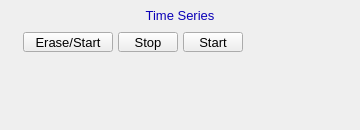
    <widget class="PyDMFrame" name="composite">
      <property name="geometry">
        <rect>
          <x>285</x>
          <y>275</y>
          <width>360</width>
          <height>130</height>
        </rect>
      </property>
      <widget class="PyDMDrawingRectangle" name="rectangle_2">
        <property name="geometry">
          <rect>
            <x>120</x>
            <y>5</y>
            <width>120</width>
            <height>21</height>
          </rect>
        </property>
        <property name="brush" stdset="0">
          <brush brushstyle="SolidPattern">
            <color alpha="255">
              <red>218</red>
              <green>218</green>
              <blue>218</blue>
            </color>
          </brush>
        </property>
        <property name="penStyle" stdset="0">
          <enum>Qt::SolidLine</enum>
        </property>
        <property name="penColor" stdset="0">
          <color>
            <red>218</red>
            <green>218</green>
            <blue>218</blue>
          </color>
        </property>
        <property name="penWidth" stdset="0">
          <double>0</double>
        </property>
        <property name="penCapStyle" stdset="0">
          <enum>Qt::FlatCap</enum>
        </property>
        <property name="toolTip">
          <string>rectangle_2</string>
        </property>
      </widget>
      <widget class="PyDMDrawingRectangle" name="rectangle_3">
        <property name="geometry">
          <rect>
            <x>0</x>
            <y>0</y>
            <width>360</width>
            <height>130</height>
          </rect>
        </property>
        <property name="brush" stdset="0">
          <brush brushstyle="NoBrush">
            <color alpha="255">
              <red>0</red>
              <green>0</green>
              <blue>0</blue>
            </color>
          </brush>
        </property>
        <property name="penStyle" stdset="0">
          <enum>Qt::SolidLine</enum>
        </property>
        <property name="penColor" stdset="0">
          <color>
            <red>0</red>
            <green>0</green>
            <blue>0</blue>
          </color>
        </property>
        <property name="penWidth" stdset="0">
          <double>1</double>
        </property>
        <property name="penCapStyle" stdset="0">
          <enum>Qt::FlatCap</enum>
        </property>
        <property name="toolTip">
          <string>rectangle_3</string>
        </property>
      </widget>
      <widget class="QLabel" name="text_1">
        <property name="geometry">
          <rect>
            <x>125</x>
            <y>5</y>
            <width>110</width>
            <height>20</height>
          </rect>
        </property>
        <property name="text">
          <string>Time Series</string>
        </property>
        <property name="font" stdset="0">
          <font>
            <pointsize>10</pointsize>
          </font>
        </property>
        <property name="brush" stdset="0">
          <brush brushstyle="SolidPattern">
            <color alpha="255">
              <red>10</red>
              <green>0</green>
              <blue>184</blue>
            </color>
          </brush>
        </property>
        <property name="toolTip">
          <string>text_1</string>
        </property>
        <property name="alignment">
          <set>Qt::AlignCenter</set>
        </property>
        <property name="styleSheet">
          <string notr="true">QLabel#text_1 {
  color: rgb(10, 0, 184);
  }</string>
        </property>
      </widget>
      <widget class="PyDMFrame" name="composite_1">
        <property name="geometry">
          <rect>
            <x>61</x>
            <y>82</y>
            <width>225</width>
            <height>20</height>
          </rect>
        </property>
        <widget class="QLabel" name="text_2">
          <property name="geometry">
            <rect>
              <x>285</x>
              <y>275</y>
              <width>130</width>
              <height>20</height>
            </rect>
          </property>
          <property name="text">
            <string>Current point</string>
          </property>
          <property name="font" stdset="0">
            <font>
              <pointsize>10</pointsize>
            </font>
          </property>
          <property name="brush" stdset="0">
            <brush brushstyle="SolidPattern">
              <color alpha="255">
                <red>0</red>
                <green>0</green>
                <blue>0</blue>
              </color>
            </brush>
          </property>
          <property name="toolTip">
            <string>text_2</string>
          </property>
          <property name="alignment">
            <set>Qt::AlignRight|Qt::AlignTrailing|Qt::AlignVCenter</set>
          </property>
          <property name="styleSheet">
            <string notr="true">QLabel#text_2 {
  color: rgb(0, 0, 0);
  }</string>
          </property>
        </widget>
        <widget class="PyDMLabel" name="text_update">
          <property name="geometry">
            <rect>
              <x>420</x>
              <y>276</y>
              <width>90</width>
              <height>18</height>
            </rect>
          </property>
          <property name="toolTip">
            <string>PV: ${prefix}TSCurrentPoint</string>
          </property>
          <property name="channel" stdset="0">
            <string>ca://${prefix}TSCurrentPoint</string>
          </property>
          <property name="font" stdset="0">
            <font>
              <pointsize>10</pointsize>
            </font>
          </property>
          <property name="alignment">
            <set>Qt::AlignLeading|Qt::AlignLeft|Qt::AlignVCenter</set>
          </property>
          <property name="textInteractionFlags">
            <set>Qt::TextSelectableByKeyboard|Qt::TextSelectableByMouse</set>
          </property>
          <property name="styleSheet">
            <string notr="true">PyDMLabel#text_update {
  color: rgb(10, 0, 184);
  background-color: rgb(187, 187, 187);
  }</string>
          </property>
        </widget>
      </widget>
      <widget class="PyDMFrame" name="composite_2">
        <property name="geometry">
          <rect>
            <x>101</x>
            <y>107</y>
            <width>240</width>
            <height>20</height>
          </rect>
        </property>
        <widget class="PyDMEnumComboBox" name="menu">
          <property name="geometry">
            <rect>
              <x>380</x>
              <y>276</y>
              <width>80</width>
              <height>18</height>
            </rect>
          </property>
          <property name="toolTip">
            <string>${prefix}TSRead.SCAN</string>
          </property>
          <property name="channel" stdset="0">
            <string>ca://${prefix}TSRead.SCAN</string>
          </property>
          <property name="font" stdset="0">
            <font>
              <pointsize>10</pointsize>
            </font>
          </property>
          <property name="styleSheet">
            <string notr="true">PyDMEnumComboBox#menu {
  color: rgb(0, 0, 0);
  background-color: rgb(115, 223, 255);
  }</string>
          </property>
        </widget>
        <widget class="PyDMPushButton" name="message_button">
          <property name="geometry">
            <rect>
              <x>465</x>
              <y>275</y>
              <width>60</width>
              <height>20</height>
            </rect>
          </property>
          <property name="text">
            <string>Read</string>
          </property>
          <property name="font" stdset="0">
            <font>
              <pointsize>10</pointsize>
            </font>
          </property>
          <property name="toolTip">
            <string>${prefix}TSControl</string>
          </property>
          <property name="channel" stdset="0">
            <string>ca://${prefix}TSControl</string>
          </property>
          <property name="pressValue" stdset="0">
            <string>3</string>
          </property>
          <property name="styleSheet">
            <string notr="true">PyDMPushButton#message_button {
  color: rgb(0, 0, 0);
  background-color: rgb(115, 223, 255);
  }</string>
          </property>
        </widget>
        <widget class="QLabel" name="text_3">
          <property name="geometry">
            <rect>
              <x>285</x>
              <y>275</y>
              <width>90</width>
              <height>20</height>
            </rect>
          </property>
          <property name="text">
            <string>Read rate</string>
          </property>
          <property name="font" stdset="0">
            <font>
              <pointsize>10</pointsize>
            </font>
          </property>
          <property name="brush" stdset="0">
            <brush brushstyle="SolidPattern">
              <color alpha="255">
                <red>0</red>
                <green>0</green>
                <blue>0</blue>
              </color>
            </brush>
          </property>
          <property name="toolTip">
            <string>text_3</string>
          </property>
          <property name="alignment">
            <set>Qt::AlignLeading|Qt::AlignLeft|Qt::AlignVCenter</set>
          </property>
          <property name="styleSheet">
            <string notr="true">QLabel#text_3 {
  color: rgb(0, 0, 0);
  }</string>
          </property>
        </widget>
      </widget>
      <widget class="PyDMPushButton" name="message_button_1">
        <property name="geometry">
          <rect>
            <x>23</x>
            <y>32</y>
            <width>90</width>
            <height>20</height>
          </rect>
        </property>
        <property name="text">
          <string>Erase/Start</string>
        </property>
        <property name="font" stdset="0">
          <font>
            <pointsize>10</pointsize>
          </font>
        </property>
        <property name="toolTip">
          <string>${prefix}TSControl</string>
        </property>
        <property name="channel" stdset="0">
          <string>ca://${prefix}TSControl</string>
        </property>
        <property name="pressValue" stdset="0">
          <string>0</string>
        </property>
        <property name="styleSheet">
          <string notr="true">PyDMPushButton#message_button_1 {
  color: rgb(0, 0, 0);
  background-color: rgb(115, 223, 255);
  }</string>
        </property>
      </widget>
      <widget class="PyDMPushButton" name="message_button_2">
        <property name="geometry">
          <rect>
            <x>118</x>
            <y>32</y>
            <width>60</width>
            <height>20</height>
          </rect>
        </property>
        <property name="text">
          <string>Stop</string>
        </property>
        <property name="font" stdset="0">
          <font>
            <pointsize>10</pointsize>
          </font>
        </property>
        <property name="toolTip">
          <string>${prefix}TSControl</string>
        </property>
        <property name="channel" stdset="0">
          <string>ca://${prefix}TSControl</string>
        </property>
        <property name="pressValue" stdset="0">
          <string>2</string>
        </property>
        <property name="styleSheet">
          <string notr="true">PyDMPushButton#message_button_2 {
  color: rgb(0, 0, 0);
  background-color: rgb(115, 223, 255);
  }</string>
        </property>
      </widget>
      <widget class="PyDMPushButton" name="message_button_3">
        <property name="geometry">
          <rect>
            <x>183</x>
            <y>32</y>
            <width>60</width>
            <height>20</height>
          </rect>
        </property>
        <property name="text">
          <string>Start</string>
        </property>
        <property name="font" stdset="0">
          <font>
            <pointsize>10</pointsize>
          </font>
        </property>
        <property name="toolTip">
          <string>${prefix}TSControl</string>
        </property>
        <property name="channel" stdset="0">
          <string>ca://${prefix}TSControl</string>
        </property>
        <property name="pressValue" stdset="0">
          <string>1</string>
        </property>
        <property name="styleSheet">
          <string notr="true">PyDMPushButton#message_button_3 {
  color: rgb(0, 0, 0);
  background-color: rgb(115, 223, 255);
  }</string>
        </property>
      </widget>
      <widget class="PyDMLabel" name="text_update_1">
        <property name="geometry">
          <rect>
            <x>248</x>
            <y>33</y>
            <width>90</width>
            <height>18</height>
          </rect>
        </property>
        <property name="toolTip">
          <string>PV: ${prefix}TSAcquiring</string>
        </property>
        <property name="channel" stdset="0">
          <string>ca://${prefix}TSAcquiring</string>
        </property>
        <property name="font" stdset="0">
          <font>
            <pointsize>10</pointsize>
          </font>
        </property>
        <property name="alignment">
          <set>Qt::AlignLeading|Qt::AlignLeft|Qt::AlignVCenter</set>
        </property>
        <property name="textInteractionFlags">
          <set>Qt::TextSelectableByKeyboard|Qt::TextSelectableByMouse</set>
        </property>
        <property name="styleSheet">
          <string notr="true">PyDMLabel#text_update_1 {
  color: rgb(10, 0, 184);
  background-color: rgb(70, 70, 70);
  }</string>
        </property>
      </widget>
      <widget class="PyDMFrame" name="composite_3">
        <property name="geometry">
          <rect>
            <x>31</x>
            <y>57</y>
            <width>225</width>
            <height>20</height>
          </rect>
        </property>
        <widget class="PyDMLineEdit" name="text_entry">
          <property name="geometry">
            <rect>
              <x>450</x>
              <y>276</y>
              <width>60</width>
              <height>19</height>
            </rect>
          </property>
          <property name="channel" stdset="0">
            <string>ca://${prefix}TSNumPoints</string>
          </property>
          <property name="toolTip">
            <string>${prefix}TSNumPoints</string>
          </property>
          <property name="font" stdset="0">
            <font>
              <pointsize>10</pointsize>
            </font>
          </property>
          <property name="styleSheet">
            <string notr="true">PyDMLineEdit#text_entry {
  color: rgb(0, 0, 0);
  background-color: rgb(115, 223, 255);
  border: 1px solid black;
  margin: 0px;
  padding: 0px;
  spacing: 0px;
  }</string>
          </property>
        </widget>
        <widget class="QLabel" name="text_4">
          <property name="geometry">
            <rect>
              <x>285</x>
              <y>275</y>
              <width>160</width>
              <height>20</height>
            </rect>
          </property>
          <property name="text">
            <string>Number of points</string>
          </property>
          <property name="font" stdset="0">
            <font>
              <pointsize>10</pointsize>
            </font>
          </property>
          <property name="brush" stdset="0">
            <brush brushstyle="SolidPattern">
              <color alpha="255">
                <red>0</red>
                <green>0</green>
                <blue>0</blue>
              </color>
            </brush>
          </property>
          <property name="toolTip">
            <string>text_4</string>
          </property>
          <property name="alignment">
            <set>Qt::AlignRight|Qt::AlignTrailing|Qt::AlignVCenter</set>
          </property>
          <property name="styleSheet">
            <string notr="true">QLabel#text_4 {
  color: rgb(0, 0, 0);
  }</string>
          </property>
        </widget>
      </widget>
    </widget>
